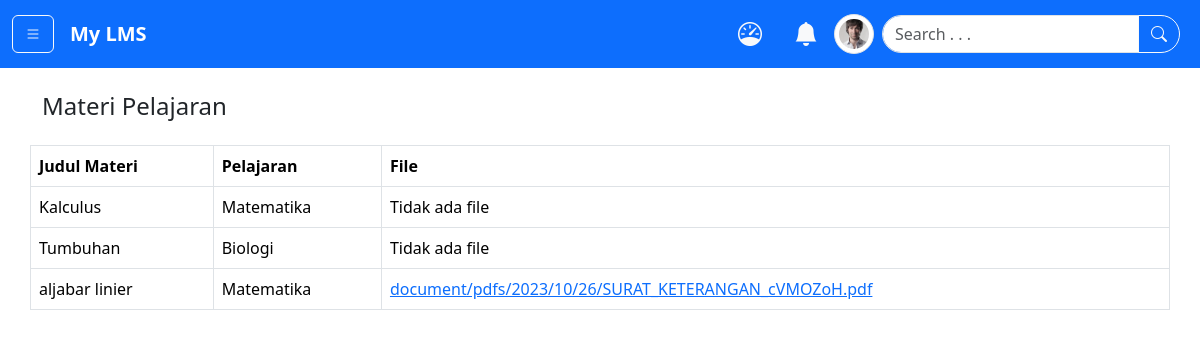
The page /materi/ (signed in) on the database its author committed.
### app/models.py (models this page shows, shortened)
class Materi(models.Model):
    judul_materi = models.CharField(max_length=200)
    deskripsi = models.TextField()
    pelajaran = models.ForeignKey(Pelajaran, on_delete=models.CASCADE)
    file = models.FileField(upload_to='document/pdfs/%Y/%m/%d', blank=True, null=True)

class Pelajaran(models.Model):
    judul_pelajaran = models.CharField(max_length=250)
    deskripsi = models.TextField()
    def __str__(self):
        return self.judul_pelajaran

### app/views.py (the view)
# urls.py: path('materi/', views.materi, name="materi"),
@login_required(login_url='login')
def materi(request):
    materis = Materi.objects.all()
    pelajaran = Pelajaran.objects.values_list('judul_pelajaran', flat=True).distinct()
    context = {
        'materis':materis,
        'pelajaran':pelajaran,
    }
    return render(request, 'pages/materi.html', context)

### templates/pages/materi.html
{% extends 'base.html' %} {% load static %} {% load humanize %} {% block content %}
{% if user.is_authenticated %}
  {% if user.profile.is_pengajar %}
  <div class="container my-4">
    <div class="row">
      <h4>Materi Pelajaran</h4>
      <div class="d-flex my-3">
        <button class="btn btn-primary" data-bs-toggle="modal" data-bs-target="#postJadwal"><i class="bi bi-plus"></i> Tambah Materi</button>
      </div>
      <table class="table table-bordered border-1">
        <thead>
          <tr>
            <th>Judul Materi</th>
            <th>Pelajaran</th>
            <th>File</th>
            <th>Action</th>
          </tr>
        </thead>
        <tbody>
          {% for materi in materis %}
            <tr>
                <td>{{ materi.judul_materi }}</td>
                <td>{{ materi.pelajaran }}</td>
                {% if materi.file %}
                <td><a href="{{ materi.file.url }}">{{ materi.file }}</a></td>
                {% else %}
                <td>Tidak ada file</td>
                {% endif %}
              <td>
                <a href="#" class="btn btn-success" data-bs-toggle="modal" data-bs-target="#perbarui{{materi.id}}">Perbarui</a>
                <a href="{% url "hapus_materi" materi.id %}" class="btn btn-danger">Hapus</a>
              </td>
            </tr>
            <div class="modal fade" id="perbarui{{materi.id}}" tabindex="-1" aria-labelledby="exampleModalLabel" aria-hidden="true">
              <div class="modal-dialog modal-dialog-centered">
                <div class="modal-content">
                  <div class="modal-header">
                    <h1 class="modal-title fs-5" id="exampleModalLabel">Memperbarui Jadwal</h1>
                    <button type="button" class="btn-close" data-bs-dismiss="modal" aria-label="Close"></button>
                  </div>
                  <div class="modal-body">
                    <form action="" method="post" class="row g-3">
                      {% csrf_token %}
                      <div class="row g-3">
                        <div class="col-md-6">
                          <label for="hari" class="form-label">Hari</label>
                          <input type="date" class="form-control" name="hari" id="hari" />
                        </div>
                        <div class="col-md-6">
                          <label for="jam" class="form-label">Jam</label>
                          <input type="time" class="form-control" name="jam" id="jam" />
                        </div>
                        <div class="col-12">
                          <label for="pelajaran" class="form-label">Pelajaran</label>
                          <select id="pelajaran" class="form-select" name="pelajaran">
                            <option selected>{{ jadwal.pelajaran }}</option>
                            {% for judul_pelajaran in pelajaran %}
                              <option>{{ judul_pelajaran }}</option>
                            {% endfor %}
                          </select>
                        </div>
                        <div class="col-12">
                          <label for="kelas" class="form-label">Kelas</label>
                          <select id="kelas" class="form-select" name="kelas">
                            <option selected>{{ jadwal.kelas }}</option>
                            {% for nama_kelas in kelas %}
                              <option>{{ nama_kelas }}</option>
                            {% endfor %}
                          </select>
                        </div>
                      </div>
                      <div class="modal-footer mt-3">
                        <button type="button" class="btn btn-secondary" data-bs-dismiss="modal">Close</button>
                        <button type="submit" class="btn btn-primary">Perbarui Jadwal</button>
                      </div>
                    </form>
                  </div>
                </div>
              </div>
            </div>
          {% endfor %}
        </tbody>
      </table>
    </div>
  </div>
  <div class="modal fade" id="postJadwal" tabindex="-1" aria-labelledby="exampleModalLabel" aria-hidden="true">
    <div class="modal-dialog modal-dialog-centered">
      <div class="modal-content">
        <div class="modal-header">
          <h1 class="modal-title fs-5" id="exampleModalLabel">Tambah Materi</h1>
          <button type="button" class="btn-close" data-bs-dismiss="modal" aria-label="Close"></button>
        </div>
        <div class="modal-body">
          <form action="{% url 'buat_materi' %}" method="post" class="row g-3" enctype="multipart/form-data">
            {% csrf_token %}
            <div class="col-12">
              <label for="judul_materi" class="form-label">Judul Materi</label>
              <input type="text" class="form-control" name="judul_materi" id="judul_materi" />
            </div>
            <div class="col-12">
              <label for="deskripsi" class="form-label">Deskripsi</label>
              <textarea class="form-control" name="deskripsi" id="deskripsi" rows="3"></textarea>
            </div>
            <div class="col-12">
              <label for="pelajaran" class="form-label">Pelajaran</label>
              <select id="pelajaran" class="form-select" name="pelajaran">
                <option selected>Pilih</option>
                {% for judul_pelajaran in pelajaran %}
                  <option>{{ judul_pelajaran }}</option>
                {% endfor %}
              </select>
            </div>
            <div class="col-12">
              <label for="upload_file" class="form-label">Upload File</label>
              <input type="file" class="form-control" name="upload_file" id="upload_file">
            </div>
            <div class="modal-footer mt-3">
              <button type="button" class="btn btn-secondary" data-bs-dismiss="modal">Close</button>
              <button type="submit" class="btn btn-primary">Tambah Materi</button>
            </div>
          </form>
        </div>
      </div>
    </div>
  </div>
  {% else %}
  <div class="container my-4">
    <div class="row">
      <h4 class="mb-4">Materi Pelajaran</h4>
      <table class="table table-bordered border-1">
        <thead>
          <tr>
            <th>Judul Materi</th>
            <th>Pelajaran</th>
            <th>File</th>
          </tr>
        </thead>
        <tbody>
          {% for materi in materis %}
            <tr>
                <td>{{ materi.judul_materi }}</td>
                <td>{{ materi.pelajaran }}</td>
                {% if materi.file %}
                <td><a href="{{ materi.file.url }}">{{ materi.file }}</a></td>
                {% else %}
                <td>Tidak ada file</td>
                {% endif %}
            </tr>
          {% endfor %}
        </tbody>
      </table>
    </div>
  </div>
  {% endif %}
{% endif %}
{% endblock %}

### rows shown on the page
Materi: judul_materi "Kalculus", pelajaran "Matematika", shows "Tidak ada file"
Materi: judul_materi "Tumbuhan", pelajaran "Biologi", shows "Tidak ada file"
Materi: judul_materi "aljabar linier", pelajaran "Matematika", file "document/pdfs/2023/10/26/SURAT_KETERANGAN_cVMOZoH.pdf"
